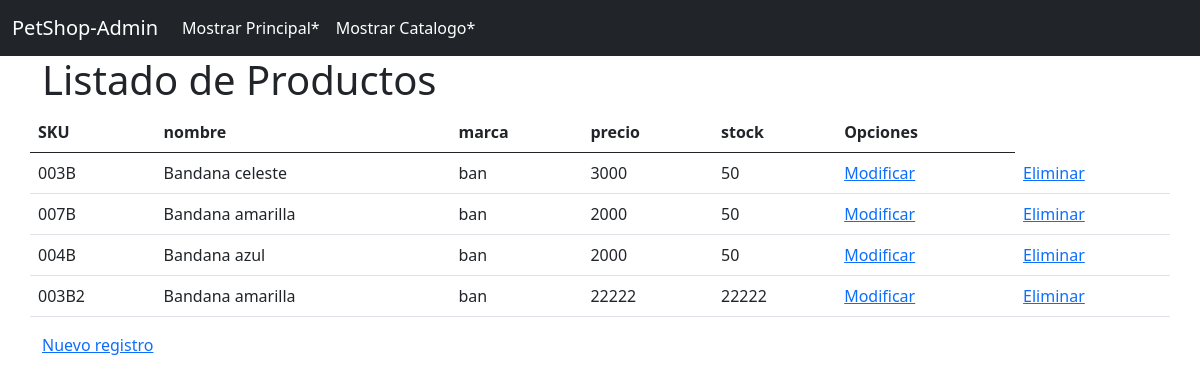
Before: / with the older database file.
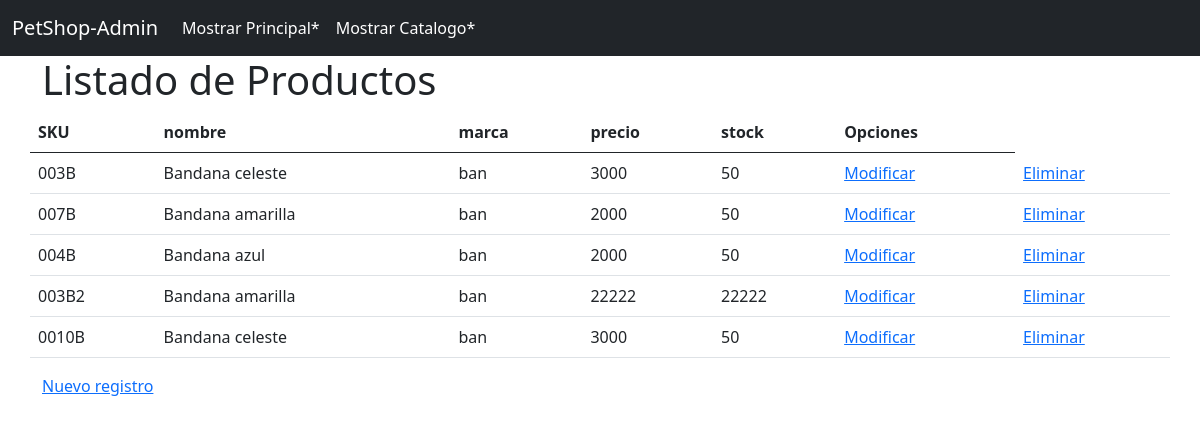
After: the same page with the newer database file.
### core/models.py (models this page shows, shortened)
class Producto(models.Model):
    SKU = models.CharField(max_length=6 ,primary_key=True ,verbose_name='SKU')
    nombre =  models.CharField(max_length=50 ,verbose_name='nombre')
    marca = models.CharField(max_length=10,verbose_name='marca')
    precio = models.IntegerField(verbose_name='precio')
    stock = models.IntegerField(verbose_name='stock')
    categoria = models.ForeignKey(Categoria,on_delete=models.CASCADE)

### core/views.py (the view)
# urls.py: path('', home, name="home"),
def home (request):
    producto  = Producto.objects.all()
    datos = {'producto': producto}
    return render(request,'core/home.html',datos)

### core/templates/core/home.html (shortened to what this page needs)
<!doctype html>
<html lang="en">
  <head>
    <link href="https://cdn.jsdelivr.net/npm/bootstrap@5.0.1/dist/css/bootstrap.min.css" rel="stylesheet">
  </head>
  <body>
        <nav class="navbar navbar-expand-lg navbar-dark bg-dark">
          <div class="container-fluid">
            <a class="navbar-brand" href="#">PetShop-Admin</a>
            <div class="collapse navbar-collapse" id="navbarSupportedContent">
              <ul class="navbar-nav me-auto mb-2 mb-lg-0">
                <li class="nav-item">
                  <a class="nav-link active" aria-current="page" href="http://127.0.0.1:8000/Inicio"> Mostrar Principal*  </a>
                </li>
                <li class="nav-item">
                  <a class="nav-link active" aria-current="page" href="http://127.0.0.1:8000/Catalogo"> Mostrar Catalogo*  </a>
                </li>
              </ul>
            </div>
          </div>
        </nav>
    <div class="container">
        <h1>Listado de Productos</h1>
        <div class="row">
            <table class="table">
              <thead>
                <tr>
                  <th scope="col">SKU</th>
                  <th scope="col">nombre</th>
                  <th scope="col">marca</th>
                  <th scope="col">precio</th>
                  <th scope="col">stock</th>
                  <th scope="col">Opciones</th>
                </tr>
              </thead>
                <tbody>
                  {% for ve in producto %}
                  <tr>
                    <td>{{ve.SKU}}</td>
                    <td>{{ve.nombre}}</td>
                    <td>{{ve.marca}}</td>
                    <td>{{ve.precio}}</td>
                    <td>{{ve.stock}}</td>
                    <td><a href="{% url 'Mod_Producto' ve.SKU %}">Modificar</a></td>
                    <td><a href="{% url 'delete_Producto' ve.SKU %}">Eliminar</a></td>
                  </tr>
                  {% endfor %}
                </tbody>
            </table>
            <a href="{% url 'Productoform' %}">Nuevo registro</a>
        </div>
    </div>
  </body>
</html>

Changed rows visible on the page:
added Producto: SKU "0010B", nombre "Bandana celeste", marca "ban", precio "3000", stock "50"
